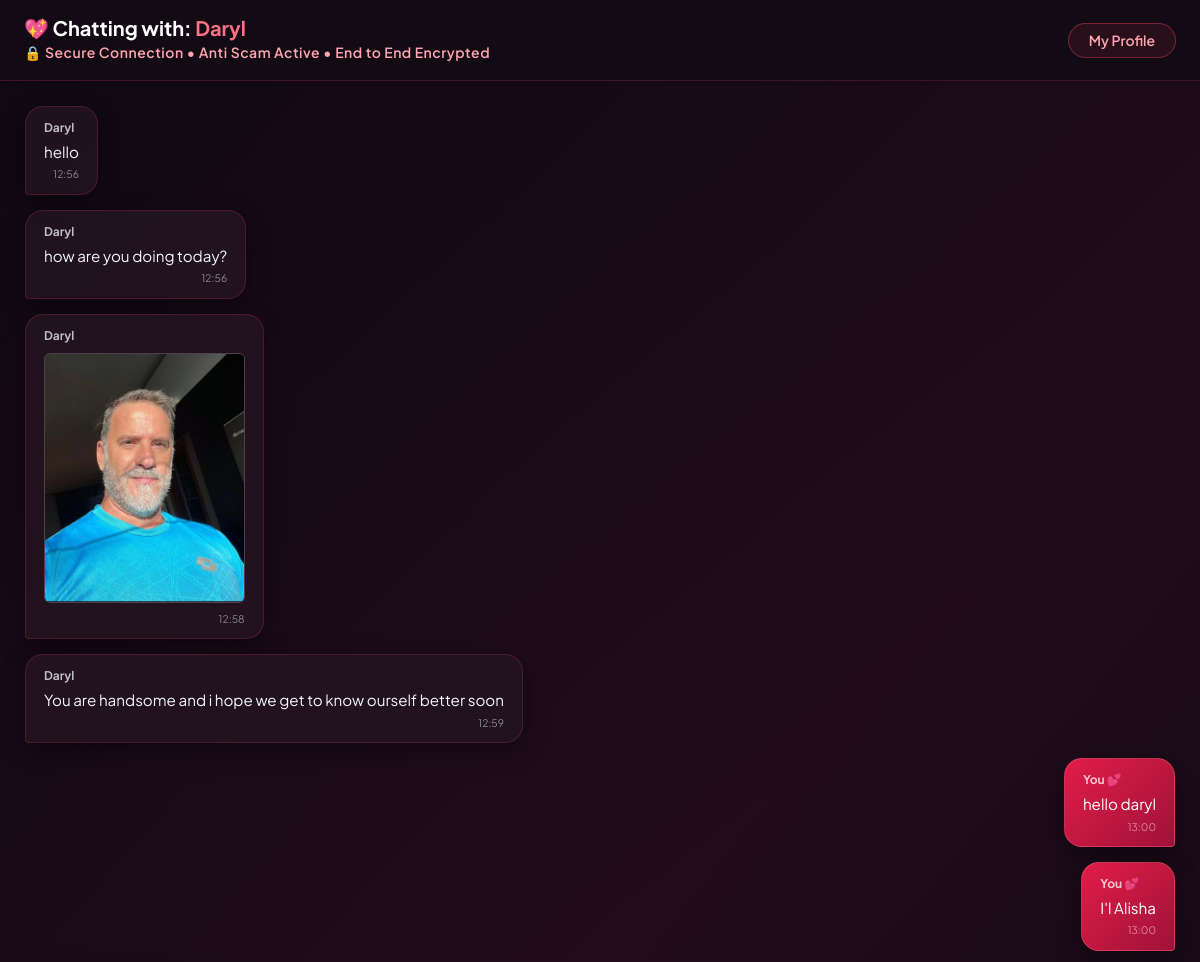
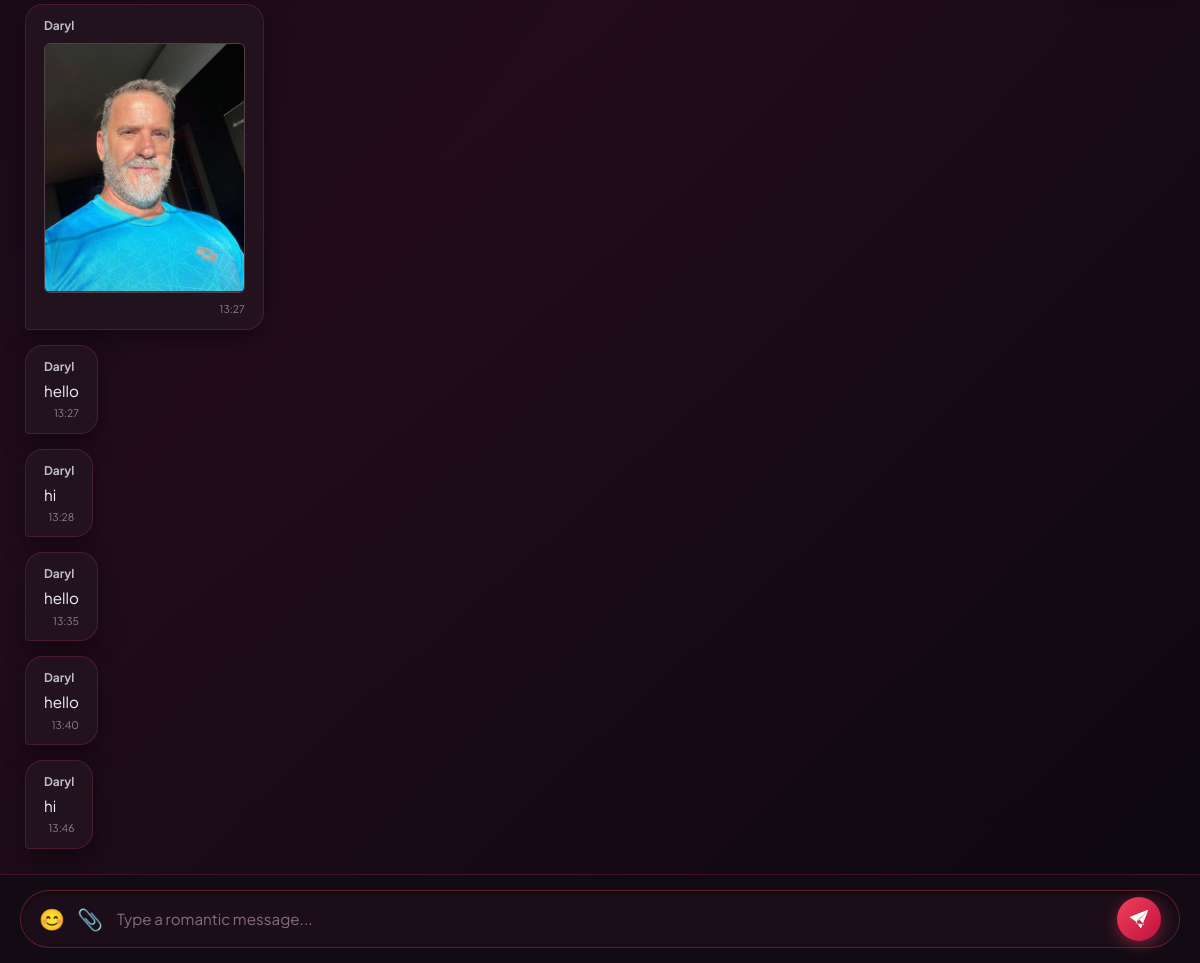
Page /chat/1/ (signed in) on the committed database (2 pictures, top to bottom).
### main/models.py (models this page shows, shortened)
class MatchProfile(models.Model):
    full_name = models.CharField(max_length=100)
    email = models.EmailField(unique=True)
    password = models.CharField(max_length=128)  # Secure password field
    age = models.IntegerField()
    phone = models.CharField(max_length=30)
    gender = models.CharField(
        max_length=20,
        choices=[('Male', 'Male'), ('Female', 'Female')],
        default='Male',
    )
    seeking = models.CharField(
        max_length=20,
        choices=[
            ('Female', 'Female (Seeking Women)'),
            ('Male', 'Male (Seeking Men)'),
        ],
        default='Female',
    )
    country = models.CharField(max_length=100)
    occupation = models.CharField(max_length=100)
    bio = models.TextField()
    profile_image = models.ImageField(
        upload_to='profiles/', blank=True, null=True
    )
    registration_ip = models.GenericIPAddressField(blank=True, null=True)
    last_login_ip = models.GenericIPAddressField(blank=True, null=True)
    is_verified = models.BooleanField(default=False)
    verification_code = models.CharField(max_length=6, blank=True, null=True)
    reset_password_code = models.CharField(max_length=6, blank=True, null=True)
    match_pin = models.CharField(max_length=6, unique=True, blank=True, null=True)
    is_locked = models.BooleanField(default=False)
    lock_reason = models.CharField(max_length=255, blank=True, null=True)
    q1_relationship_goal = models.TextField(blank=True, null=True)
    q2_core_values = models.TextField(blank=True, null=True)
    q3_dealbreakers = models.TextField(blank=True, null=True)
    q4_love_language = models.TextField(blank=True, null=True)
    q5_lifestyle_habits = models.TextField(blank=True, null=True)
    q6_conflict_resolution = models.TextField(blank=True, null=True)
    q7_future_vision = models.TextField(blank=True, null=True)
    q8_partner_personality = models.TextField(blank=True, null=True)
    q9_communication_preference = models.TextField(blank=True, null=True)
    status = models.CharField(max_length=50, default='Pending Interview')
    created_at = models.DateTimeField(auto_now_add=True)

class ChatMessage(models.Model):
    connection = models.ForeignKey(MatchConnection, on_delete=models.CASCADE)
    sender = models.ForeignKey(MatchProfile, on_delete=models.CASCADE)
    message_text = models.TextField(blank=True, null=True)
    image = models.ImageField(upload_to='chat_images/', blank=True, null=True)
    sent_at = models.DateTimeField(auto_now_add=True)

### main/views.py (the view, shortened to what this page needs)
# urls.py: path('chat/<int:connection_id>/', views.chat_room_view, name='chat_room'),
def chat_room_view(request, connection_id):
    user_id = request.session.get('user_id')
    if not user_id:
        return redirect('home')
    profile = get_object_or_404(MatchProfile, id=user_id)
    if profile.is_locked:
        return redirect('logout')
    connection = get_object_or_404(MatchConnection, id=connection_id)
    if connection.user1 != profile and connection.user2 != profile:
        return redirect('portal')
    partner = connection.user2 if connection.user1 == profile else connection.user1
    messages_list = ChatMessage.objects.filter(connection=connection).order_by('sent_at')
    return render(request, 'main/chat_room.html', {
        'profile': profile,
        'partner': partner,
        'connection': connection,
        'messages_list': messages_list
    })

### main/templates/main/chat_room.html (shortened to what this page needs)
<!DOCTYPE html>
<html lang="en">
<head>
    <link href="https://cdn.jsdelivr.net/npm/bootstrap@5.3.0/dist/css/bootstrap.min.css" rel="stylesheet">
</head>
<body>
    <div class="glass-header px-4 py-3 d-flex justify-content-between align-items-center shadow-sm">
        <div>
            <h5 class="mb-0 text-white fw-bold">💖 Chatting with: <span style="color: #fb7185;">{{ partner.full_name }}</span></h5>
            <small class="text-rose fw-semibold" style="color: #fda4af; letter-spacing: 0.5px;">🔒 Secure Connection &bull; Anti Scam Active &bull; End to End Encrypted</small>
        </div>
        <a href="{% url 'portal' %}" class="btn btn-profile btn-sm text-decoration-none">My Profile</a>
    </div>
    <div class="chat-container" id="chatFeed">
        {% for msg in messages_list %}
            <div class="message-bubble {% if msg.sender == profile %}message-outgoing{% else %}message-incoming{% endif %}">
                <div class="small fw-bold mb-1 opacity-75" style="font-size: 0.75rem;">
                    {% if msg.sender == profile %}You 💕{% else %}{{ partner.full_name }}{% endif %}
                </div>
                {% if msg.message_text %}
                    <p class="mb-1" style="font-size: 0.95rem; line-height: 1.4;">{{ msg.message_text }}</p>
                {% endif %}
                {% if msg.image %}
                    <div class="my-2">
                        <img src="{{ msg.image.url }}" alt="Shared Image" class="rounded img-fluid" style="max-height: 250px; object-fit: cover; border: 1px solid rgba(255,255,255,0.2);">
                    </div>
                {% endif %}
                <div class="text-end opacity-50" style="font-size: 0.65rem;">
                    {{ msg.sent_at|time:"H:i" }}
                </div>
            </div>
        {% empty %}
            <div class="text-center text-muted my-auto">
                <p class="mb-1 fs-5 text-light">✨ Your love story begins here.</p>
                <small style="color: #cbd5e1;">Send a sweet message to start chatting with {{ partner.full_name }}!</small>
            </div>
        {% endfor %}
    </div>
    <div class="chat-footer">
        <form method="POST" enctype="multipart/form-data" id="chatForm">
            <div class="chat-input-bar">
                <button type="button" id="emojiBtn" class="btn btn-link text-light p-0 border-0 text-decoration-none" style="font-size: 1.3rem;" title="Insert Emoji">😊</button>
                <label class="file-upload-btn" title="Attach Image">
                    📎
                </label>
                <input type="text" name="message_text" id="messageInput" placeholder="Type a romantic message..." autocomplete="off">
                <button type="submit" class="btn-send" title="Send Message">
                </button>
            </div>
        </form>
    </div>
</body>
</html>

### main/templates/main/chat_room.html (style rules this page uses)
body { background-color: #0c080f; color: #f8fafc; font-family: 'Plus Jakarta Sans', sans-serif; height: 100vh; overflow: hidden; display: flex; flex-direction: column; }
.glass-header { background: rgba(20, 12, 22, 0.95); backdrop-filter: blur(15px); border-bottom: 1px solid rgba(244, 63, 94, 0.2); }
.chat-container { flex: 1; overflow-y: auto; padding: 25px; display: flex; flex-direction: column; gap: 15px; background: linear-gradient(135deg, rgba(15, 8, 18, 0.95) 0%, rgba(35, 12, 28, 0.9) 50%, rgba(12, 8, 15, 0.98) 100%), radial-gradient(circle at 50% 50%, rgba(244, 63, 94, 0.08) 0%, transparent 70%); background-attachment: fixed; scroll-behavior: smooth; }
.message-bubble { max-width: 65%; padding: 12px 18px; border-radius: 18px; position: relative; word-wrap: break-word; box-shadow: 0 8px 25px rgba(0,0,0,0.4); }
.message-incoming { background: rgba(36, 20, 32, 0.85); border: 1px solid rgba(244, 63, 94, 0.2); align-self: flex-start; border-bottom-left-radius: 4px; color: #f1f5f9; }
.message-outgoing { background: linear-gradient(135deg, #e11d48, #9f1239); border: 1px solid rgba(255, 182, 193, 0.2); align-self: flex-end; border-bottom-right-radius: 4px; color: #ffffff; }
.chat-footer { background: rgba(20, 12, 22, 0.95); border-top: 1px solid rgba(244, 63, 94, 0.2); padding: 15px 20px; position: relative; backdrop-filter: blur(10px); }
.chat-input-bar { background: rgba(30, 15, 26, 0.9); border: 1px solid rgba(244, 63, 94, 0.3); border-radius: 50px; display: flex; align-items: center; padding: 6px 18px; gap: 12px; box-shadow: inset 0 2px 5px rgba(0,0,0,0.5); }
.chat-input-bar input[type="text"] { background: transparent; border: none; color: white; outline: none; flex: 1; font-size: 0.95rem; }
.chat-input-bar input::placeholder { color: #886a7b; }
.file-upload-btn { cursor: pointer; color: #cbd5e1; transition: color 0.2s; font-size: 1.3rem; display: flex; align-items: center; margin-bottom: 0; }
.btn-send { background: linear-gradient(135deg, #f43f5e, #be123c); border: none; color: white; border-radius: 50px; width: 44px; height: 44px; display: flex; align-items: center; justify-content: center; transition: all 0.2s; box-shadow: 0 4px 15px rgba(244, 63, 94, 0.4); }
.btn-profile { background: rgba(244, 63, 94, 0.1); border: 1px solid rgba(244, 63, 94, 0.4); color: #fda4af; border-radius: 50px; padding: 6px 20px; font-weight: 600; transition: all 0.3s; }

### rows in the picture
MatchProfile: full_name "Daryl"
ChatMessage: message_text "hello", sent_at "12:56"
ChatMessage: message_text "how are you doing today?", sent_at "12:56"
ChatMessage: image (picture), sent_at "12:58"
ChatMessage: message_text "You are handsome and i hope we get to know ourself better soon", sent_at "12:59"
ChatMessage: shows "You 💕", message_text "hello daryl", sent_at "13:00"
ChatMessage: shows "You 💕", message_text "I'l Alisha", sent_at "13:00"
ChatMessage: image (picture), sent_at "13:27"
ChatMessage: message_text "hello", sent_at "13:27"
ChatMessage: message_text "hi", sent_at "13:28"
ChatMessage: message_text "hello", sent_at "13:35"
ChatMessage: message_text "hello", sent_at "13:40"
ChatMessage: message_text "hi", sent_at "13:46"
